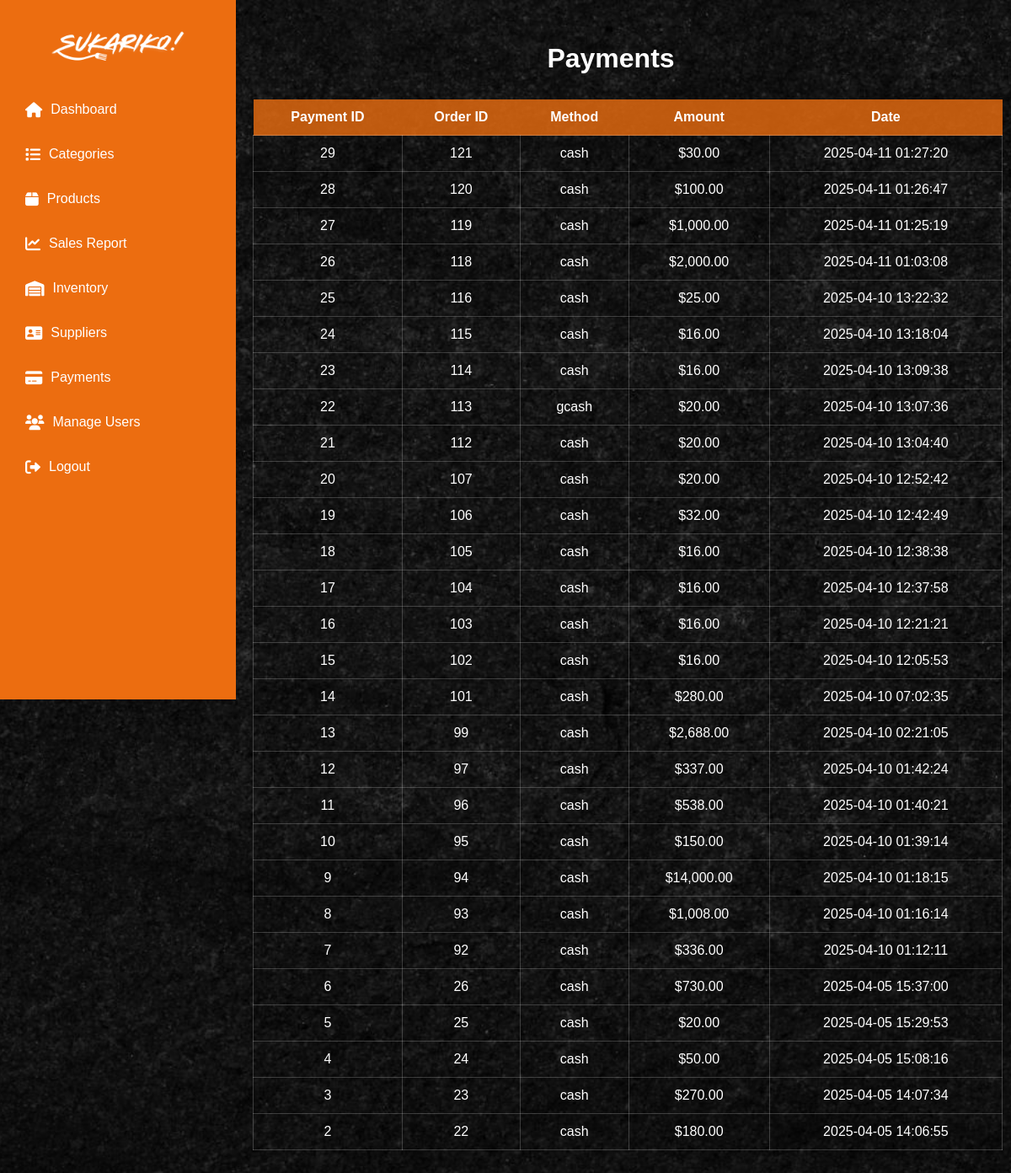
/Super_Admin/payments.php (signed in), run on the app's committed database.
### tables this page shows
CREATE TABLE `payments` (
  `id` int(11) NOT NULL,
  `order_id` int(11) NOT NULL,
  `payment_method` varchar(50) NOT NULL,
  `amount` decimal(10,2) NOT NULL,
  `created_at` timestamp NOT NULL DEFAULT current_timestamp(),
  `status` enum('pending','completed','failed') NOT NULL DEFAULT 'pending'
);

### Super_Admin/payments.php (the view, shortened to what this page needs)
<?php
require __DIR__ . '/../db.php';
try {
    $paymentsQuery = $pdo->query("SELECT p.id, p.order_id, p.payment_method, p.amount, p.created_at
                                  FROM payments p
                                  ORDER BY p.created_at DESC");
    $payments = $paymentsQuery->fetchAll(PDO::FETCH_ASSOC);
} catch (PDOException $e) {
    die("Database error: " . $e->getMessage());
}
?>
<!DOCTYPE html>
<html lang="en">
<head>
    <link rel="stylesheet" href="https://cdnjs.cloudflare.com/ajax/libs/font-awesome/6.0.0/css/all.min.css">
</head>
<body>
    <div class="sidebar">
        <h2>
            <img src="../imgmain/logo1.png" alt="image">
        </h2>
        <ul>
            <li><a href="super_admin_dashboard.php" class="active"><i class="fas fa-home"></i> Dashboard</a></li>
            <li><a href="categories.php"><i class="fas fa-list"></i> Categories</a></li>
            <li><a href="products.php"><i class="fas fa-box"></i> Products</a></li>
            <li><a href="sales_report.php"><i class="fas fa-chart-line"></i> Sales Report</a></li>
            <li><a href="view_inventory.php"><i class="fas fa-warehouse"></i> Inventory</a></li>
            <li><a href="suppliers.php"><i class=" fas fa-address-card"></i>Suppliers</a></li>
            <li><a href="payments.php"><i class="fas fa-credit-card"></i> Payments</a></li>
            <li><a href="users.php"><i class="fas fa-users"></i> Manage Users</a></li>
            <li><a href="/POS/logout.php"><i class="fas fa-sign-out-alt"></i> Logout</a></li>
        </ul>
    </div>
    <div class="main-content">
        <h1>Payments</h1>
        <table class="payments-table">
            <thead>
                <tr>
                    <th>Payment ID</th>
                    <th>Order ID</th>
                    <th>Method</th>
                    <th>Amount</th>
                    <th>Date</th>
                </tr>
            </thead>
            <tbody>
                <?php foreach ($payments as $payment): ?>
                    <tr>
                        <td><?= htmlspecialchars($payment['id']) ?></td>
                        <td><?= htmlspecialchars($payment['order_id']) ?></td>
                        <td><?= htmlspecialchars($payment['payment_method']) ?></td>
                        <td>$<?= number_format($payment['amount'], 2) ?></td>
                        <td><?= htmlspecialchars($payment['created_at']) ?></td>
                    </tr>
                <?php endforeach; ?>
            </tbody>
        </table>
    </div>
</body>
</html>

### Super_Admin/payments.php (style rules this page uses)
body { font-family: Arial, sans-serif; margin: 0; padding: 0; background-image: url('../indexpic/preview.jpg'); background-size: cover; background-repeat: no-repeat; background-position: center; }
.sidebar { width: 250px; height: 100vh; background-color: #EC6D10; padding: 15px; position: fixed; top: 0; left: 0; color: white; box-shadow: 2px 0 5px rgba(0, 0, 0, 0.1); }
.sidebar h2 { text-align: center; margin-bottom: 30px; }
.sidebar h2 img { height: 40px; width: auto; }
.sidebar ul { list-style: none; padding: 0; margin: 0; }
.sidebar ul li { margin-bottom: 15px; }
.sidebar ul li a { color: white; text-decoration: none; font-size: 16px; display: flex; align-items: center; padding: 10px 15px; border-radius: 5px; transition: all 0.3s ease; }
.sidebar ul li a i { margin-right: 10px; font-size: 18px; }
.main-content { flex: 1; margin-left: 250px; padding: 30px; min-height: 100vh; }
h1 { text-align: center; margin-bottom: 30px; color: white; }
.payments-table { width: 100%; border-collapse: collapse; margin: 20px 0; margin-left: 20px; overflow: hidden; box-shadow: 0 4px 10px rgba(0, 0, 0, 0.1); }
.payments-table th { background: #EC6D10; color: white; padding: 12px; text-align: center; }
.payments-table td { padding: 12px; text-align: center; border: 1px solid #ddd; }
.payments-table tr:nth-child(even) { background-color: #f9f9f9; }
.payments-table tr { background-color: transparent !important; }
.payments-table td { background-color: transparent !important; color: white; border: 1px solid rgba(255, 255, 255, 0.2); }
.payments-table th { background-color: rgba(236, 109, 16, 0.8); }

### data on the page
payments: id "29", order "121", payment_method "cash", amount "30.00", created_at "2025-04-11 01:27:20"
payments: id "28", order "120", payment_method "cash", amount "100.00", created_at "2025-04-11 01:26:47"
payments: id "27", order "119", payment_method "cash", amount "1,000.00", created_at "2025-04-11 01:25:19"
payments: id "26", order "118", payment_method "cash", amount "2,000.00", created_at "2025-04-11 01:03:08"
payments: id "25", order "116", payment_method "cash", amount "25.00", created_at "2025-04-10 13:22:32"
payments: id "24", order "115", payment_method "cash", amount "16.00", created_at "2025-04-10 13:18:04"
payments: id "23", order "114", payment_method "cash", amount "16.00", created_at "2025-04-10 13:09:38"
payments: id "22", order "113", payment_method "gcash", amount "20.00", created_at "2025-04-10 13:07:36"
payments: id "21", order "112", payment_method "cash", amount "20.00", created_at "2025-04-10 13:04:40"
payments: id "20", order "107", payment_method "cash", amount "20.00", created_at "2025-04-10 12:52:42"
payments: id "19", order "106", payment_method "cash", amount "32.00", created_at "2025-04-10 12:42:49"
payments: id "18", order "105", payment_method "cash", amount "16.00", created_at "2025-04-10 12:38:38"
payments: id "17", order "104", payment_method "cash", amount "16.00", created_at "2025-04-10 12:37:58"
payments: id "16", order "103", payment_method "cash", amount "16.00", created_at "2025-04-10 12:21:21"
payments: id "15", order "102", payment_method "cash", amount "16.00", created_at "2025-04-10 12:05:53"
payments: id "14", order "101", payment_method "cash", amount "280.00", created_at "2025-04-10 07:02:35"
payments: id "13", order "99", payment_method "cash", amount "2,688.00", created_at "2025-04-10 02:21:05"
payments: id "12", order "97", payment_method "cash", amount "337.00", created_at "2025-04-10 01:42:24"
payments: id "11", order "96", payment_method "cash", amount "538.00", created_at "2025-04-10 01:40:21"
payments: id "10", order "95", payment_method "cash", amount "150.00", created_at "2025-04-10 01:39:14"
payments: id "9", order "94", payment_method "cash", amount "14,000.00", created_at "2025-04-10 01:18:15"
payments: id "8", order "93", payment_method "cash", amount "1,008.00", created_at "2025-04-10 01:16:14"
payments: id "7", order "92", payment_method "cash", amount "336.00", created_at "2025-04-10 01:12:11"
payments: id "6", order "26", payment_method "cash", amount "730.00", created_at "2025-04-05 15:37:00"
payments: id "5", order "25", payment_method "cash", amount "20.00", created_at "2025-04-05 15:29:53"
payments: id "4", order "24", payment_method "cash", amount "50.00", created_at "2025-04-05 15:08:16"
payments: id "3", order "23", payment_method "cash", amount "270.00", created_at "2025-04-05 14:07:34"
payments: id "2", order "22", payment_method "cash", amount "180.00", created_at "2025-04-05 14:06:55"
